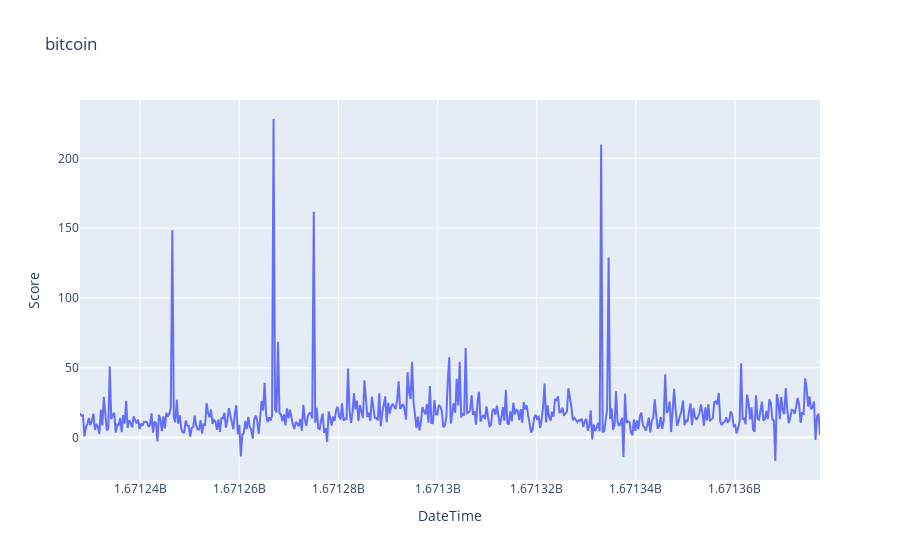

Notebook code cell kept with this figure:
### Code cell
def plotScores(term):
        df = pd.read_csv("{}.csv".format(term))
        print(df.head())
        # pd.to_datetime(df['date'])
        df.plot(kind = 'scatter',
                x = 'DateTime',
                y = 'Score',
                color = 'red')
        plt.show(block=False)
        fig = px.line(df, x = 'DateTime', y = 'Score', title=term)
        fig.show()
        fig.write_html("rando.html")
plotScores("bitcoin")

### Figure 1 — Plotly figure (JSON) as saved in the notebook; plotly's stock layout.template omitted (floating-point values rounded to 4 significant figures; data arrays with more than 128 entries replaced by an {"elided": "..."} marker saying what was removed)
{"data": [{"hovertemplate": "DateTime=%{x}<br>Score=%{y}<extra></extra>", "legendgroup": "", "line": {"color": "#636efa", "dash": "solid"}, "marker": {"symbol": "circle"}, "mode": "lines", "name": "", "orientation": "v", "showlegend": false, "type": "scatter", "x": {"elided": "498 int values"}, "xaxis": "x", "y": {"elided": "498 float values"}, "yaxis": "y"}], "layout": {"legend": {"tracegroupgap": 0}, "title": {"text": "bitcoin"}, "xaxis": {"anchor": "y", "domain": [0, 1], "title": {"text": "DateTime"}}, "yaxis": {"anchor": "x", "domain": [0, 1], "title": {"text": "Score"}}}}
